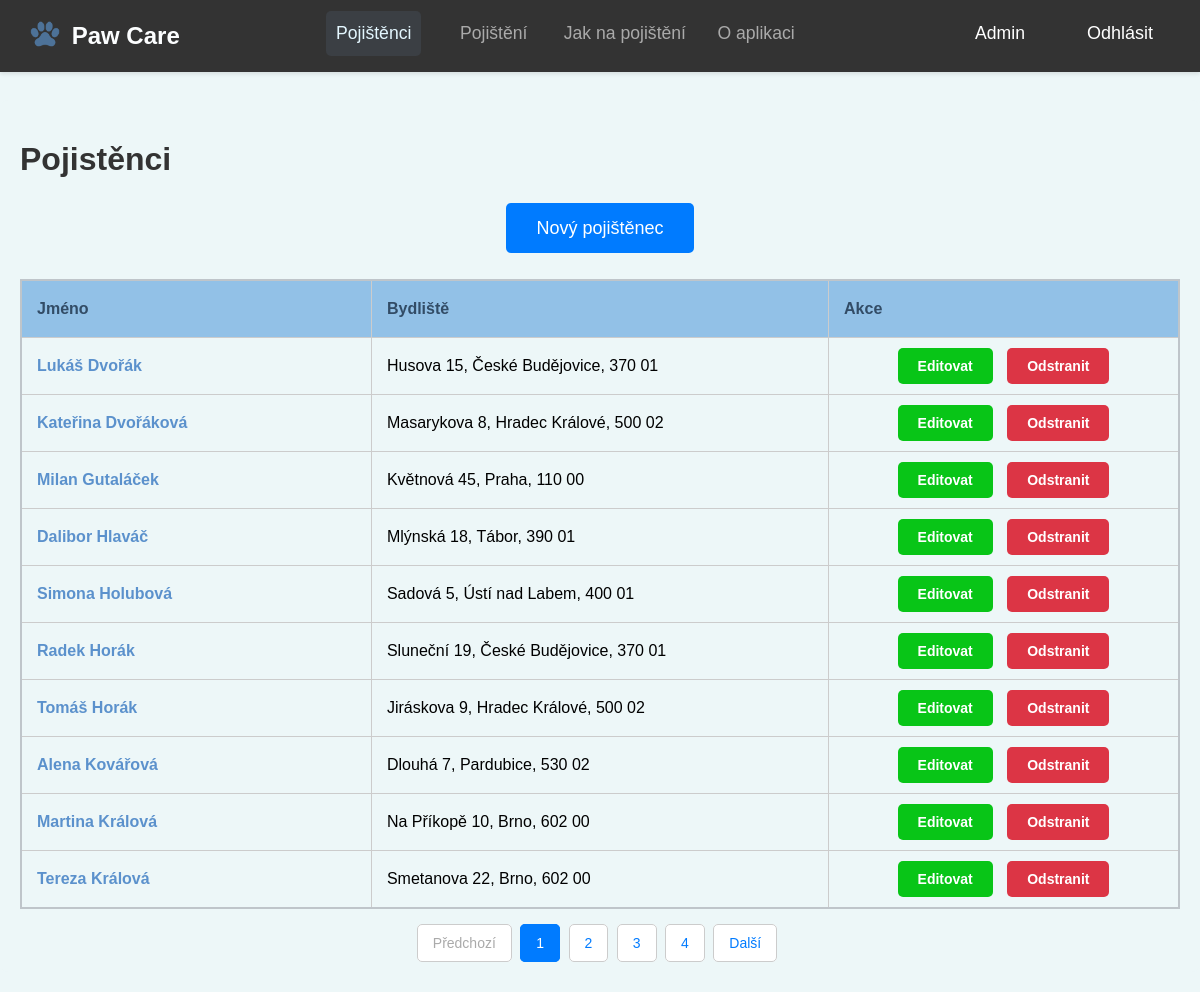
The app's page /pojisteni/seznam/ (signed in) with its own data.
### insurance/models.py (models this page shows, shortened)
class InsuredPerson(models.Model):
    user = models.ForeignKey(User, on_delete=models.CASCADE, null=True, blank=True)
    first_name = models.CharField("Jméno", max_length=50)
    last_name = models.CharField("Příjmení", max_length=30)
    id_number = models.CharField("Rodné číslo", max_length=11)
    email = models.EmailField("Email")
    phone_number = models.CharField("Telefonní číslo", max_length=16)
    street_address = models.CharField("Ulice a číslo popisné", max_length=30)
    city = models.CharField("Město", max_length=30)
    postal_code = models.CharField("PSČ", max_length=6)
    class Meta:
        verbose_name = "Pojištěná osoba"
        verbose_name_plural = "Pojištěné osoby"

### insurance/views.py (the view)
# urls.py: path('', lambda request: redirect('insured_list'), name='index'),
@login_required
def index(request):
    if request.user.is_staff:
        insured_people_list = InsuredPerson.objects.all().order_by('last_name', 'first_name')
    else:
        insured_people_list = InsuredPerson.objects.filter(user=request.user).order_by('last_name', 'first_name')
    paginator = Paginator(insured_people_list, 10)  # počet pojištěnců na stránku
    page_number = request.GET.get('page')
    insured_people = paginator.get_page(page_number)
    return render(request, 'insurance/index.html', {'insured_people': insured_people})

### insurance/templates/insurance/index.html (shortened to what this page needs)
{% extends 'insurance/base.html' %}
{% block content %}
<div class="container">
        <h1>
            {% if user.is_staff %}
                Pojistěnci
            {% else %}
                Moje pojištění - {{ user.first_name }} {{ user.last_name }}
            {% endif %}
        </h1>
        {% if user.is_staff %}
        <div class="new-insured-button-container">
            <a href="{% url 'add_insured' %}" class="btn btn-primary new-insured-button">Nový pojištěnec</a>
        </div>
        {% endif %}
        <table class="table table-striped">
            <thead>
                <tr>
                    <th>Jméno</th>
                    <th>Bydliště</th>
                    <th>Akce</th>
                </tr>
            </thead>
            <tbody>
                {% for person in insured_people %}
                <tr>
                    <td>
                        <a href="{% url 'insured_detail' person.id %}">
                            {{ person.first_name }} {{ person.last_name }}
                        </a>
                    </td>
                    <td>{{ person.street_address }}, {{ person.city }}, {{ person.postal_code }}</td>
                    <td class="text-center">
                        <a href="{% url 'edit_insured' person.id %}" class="btn btn-warning">Editovat</a>
                        {% if user.is_staff %}
                            <a href="{% url 'delete_insured' person.id %}" class="btn btn-danger">Odstranit</a>
                        {% endif %}
                    </td>
                </tr>
                {% endfor %}
            </tbody>
        </table>
        {% if user.is_staff %}
        <div class="pagination">
            <span class="step-links">
                {% if insured_people.has_previous %}
                    <a href="?page={{ insured_people.previous_page_number }}" class="btn btn-light">Předchozí</a>
                {% else %}
                    <a href="#" class="btn btn-light disabled">Předchozí</a>
                {% endif %}
                {% for num in insured_people.paginator.page_range %}
                    {% if insured_people.number == num %}
                        <a href="?page={{ num }}" class="btn btn-primary">{{ num }}</a>
                    {% else %}
                        <a href="?page={{ num }}" class="btn btn-light">{{ num }}</a>
                    {% endif %}
                {% endfor %}
                {% if insured_people.has_next %}
                    <a href="?page={{ insured_people.next_page_number }}" class="btn btn-light">Další</a>
                {% else %}
                    <a href="#" class="btn btn-light disabled">Další</a>
                {% endif %}
                </span>
            </div>
        {% endif %}
</div>
{% endblock %}

### insurance/static/css/style.css (style rules this page uses)
body { font-family: Arial, sans-serif; margin: 0; padding: 0; background-color: #edf7f8; }
.container { max-width: 1200px; margin: 80px auto 20px auto; padding: 20px; background-color: #edf7f8; border-radius: 8px; }
h1 { font-size: 2em; color: #333; margin-bottom: 20px; }
a { color: #007bff; text-decoration: none; }
.btn { font-size: 14px; padding: 10px 20px; margin: 5px; border-radius: 5px; border: none; cursor: pointer; }
.btn-primary { background-color: #007bff; color: white; }
.btn-danger { background-color: #dc3545; color: white; }
.btn-warning { background-color: #08c517; color: white; }
table { width: 100%; border-collapse: collapse; margin-bottom: 25px; table-layout: fixed; border: 3px solid #000; }
.table-striped { border: 2px solid #bfc5ca; }
.table-striped tbody tr { vertical-align: middle; }
table, th, td { border: 1px solid #ccc; }
th, td { padding: 8px 15px; text-align: left; white-space: nowrap; height: 40px; }
th { background-color: #92c1e7; color: #324c66; }
td a { text-decoration: none; color: #5b91cc; font-weight: bold; }
th:nth-child(1), td:nth-child(1) { width: 30%; }
th:nth-child(2), td:nth-child(2) { width: 40%; }
th:nth-child(3), td:nth-child(3) { width: 30%; }
.insured-detail-table th:nth-child(1), td:nth-child(1) { width: 50%; }
.insured-detail-table th:nth-child(2), td:nth-child(2) { width: 25%; }
.insured-detail-table th:nth-child(3), td:nth-child(3) { width: 25%; }
.text-center { text-align: center; }
.pagination { text-align: center; }
.pagination .btn { margin-left: -1px; color: #007bff; background-color: white; border: 1px solid #ccc; cursor: pointer; }
.pagination .btn-primary { background-color: #007bff; color: white; border-color: #007bff; }
.pagination a { margin: 0 5px; padding: 10px 15px; text-decoration: none; border: 1px solid #ccc; border-radius: 5px; color: #333; }
.pagination a.disabled { color: #aaa; pointer-events: none; cursor: default; }
.new-insured-button-container { text-align: center; margin: 40px 0; }
.new-insured-button { font-size: 18px; padding: 15px 30px; text-decoration: none; }

### records on screen
InsuredPerson: first_name "Lukáš", last_name "Dvořák", street_address "Husova 15", city "České Budějovice", postal_code "370 01"
InsuredPerson: first_name "Kateřina", last_name "Dvořáková", street_address "Masarykova 8", city "Hradec Králové", postal_code "500 02"
InsuredPerson: first_name "Milan", last_name "Gutaláček", street_address "Květnová 45", city "Praha", postal_code "110 00"
InsuredPerson: first_name "Dalibor", last_name "Hlaváč", street_address "Mlýnská 18", city "Tábor", postal_code "390 01"
InsuredPerson: first_name "Simona", last_name "Holubová", street_address "Sadová 5", city "Ústí nad Labem", postal_code "400 01"
InsuredPerson: first_name "Radek", last_name "Horák", street_address "Sluneční 19", city "České Budějovice", postal_code "370 01"
InsuredPerson: first_name "Tomáš", last_name "Horák", street_address "Jiráskova 9", city "Hradec Králové", postal_code "500 02"
InsuredPerson: first_name "Alena", last_name "Kovářová", street_address "Dlouhá 7", city "Pardubice", postal_code "530 02"
InsuredPerson: first_name "Martina", last_name "Králová", street_address "Na Příkopě 10", city "Brno", postal_code "602 00"
InsuredPerson: first_name "Tereza", last_name "Králová", street_address "Smetanova 22", city "Brno", postal_code "602 00"

### other values on screen
{{ num }} "1"
{{ num }} "2" "3" "4"
